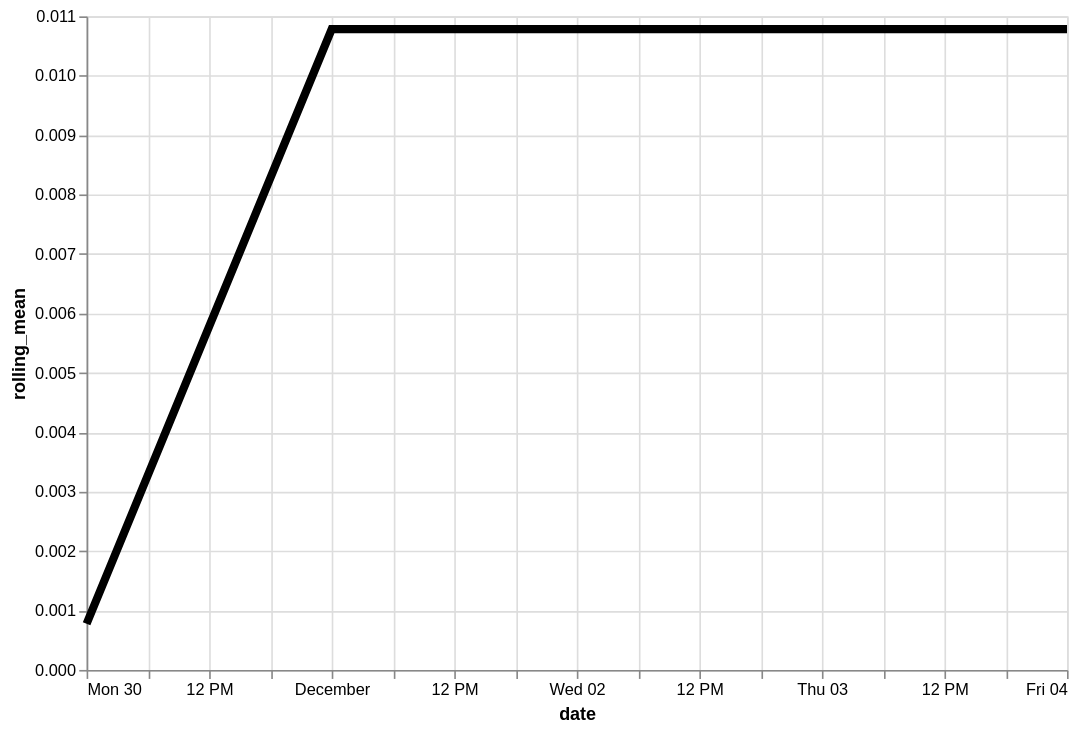

Write a Vega-Lite specification for this figure.
### Vega-Lite specification from a JSON file in a GitHub repository (floating-point values rounded to 4 significant figures)
{"config": {"view": {"continuousWidth": 400, "continuousHeight": 300}}, "data": {"name": "data-c3087ea002f6d6dd82fa579bff9cb32d"}, "mark": {"type": "line", "color": "black", "size": 5}, "encoding": {"x": {"type": "temporal", "field": "date"}, "y": {"type": "quantitative", "field": "rolling_mean"}}, "height": 400, "transform": [{"window": [{"op": "mean", "field": "residual", "as": "rolling_mean"}], "frame": [-4, 3]}], "width": 600, "$schema": "https://vega.github.io/schema/vega-lite/v4.8.1.json", "datasets": {"data-c3087ea002f6d6dd82fa579bff9cb32d": [{"date": "2020-11-30T00:00:00", "residual": 0.0541}, {"date": "2020-12-01T00:00:00", "residual": -0.03327}, {"date": "2020-12-02T00:00:00", "residual": 0.005921}, {"date": "2020-12-03T00:00:00", "residual": -0.02364}, {"date": "2020-12-04T00:00:00", "residual": 0.05082}]}}
